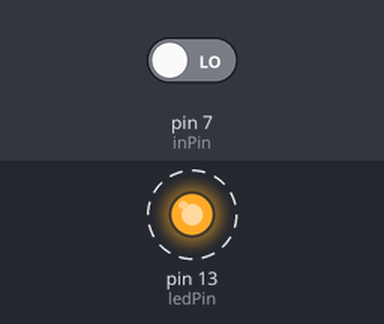
A sketch run on a simulated Arduino Uno, built with avr-gcc and run on an emulated ATmega328P. On the bench: output pins drawn as LEDs (lit = HIGH). Dashed ring = blinking. The test bench sets the inputs (shaded band); at power-on: pin 7 (inPin) LOW.

Above: at 1.25 s.
1.3 s: pin 7 (inPin) driven HIGH
At 2.2 s:
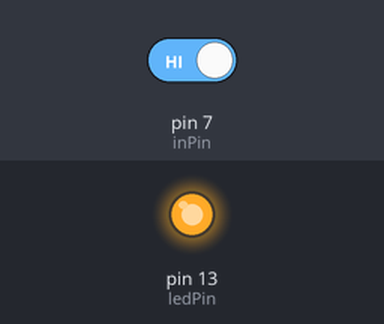
At 3.1 s:
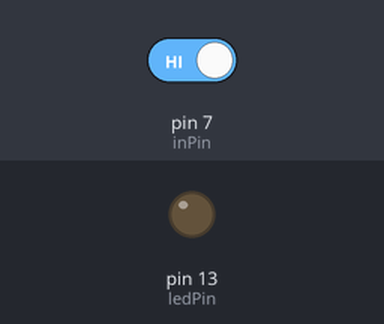
Timing chart, 0 to 10.3 s (numbered marks = the images above; inputs shaded):
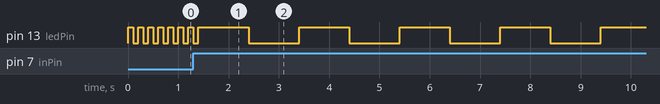

Measured:
- by itself, pin 13 (ledPin): repeats every 2.0 s: HIGH 1.0 s, LOW 1.0 s

The sketch:

P76_switch_led_blink_rate.ino
```cpp
int ledPin = 13;
int inPin = 7;
int val = 0;
int delayval = 100; //initial delay time

void setup() {
  pinMode(ledPin, OUTPUT);
  pinMode(inPin, INPUT);
}

void loop() {
  val = digitalRead(inPin);
  if (val == HIGH)
    delayval = 1000;
  else
    delayval = 100;
  digitalWrite(ledPin, HIGH);
  delay(delayval);
  digitalWrite(ledPin, LOW);
  delay(delayval);
}
```
